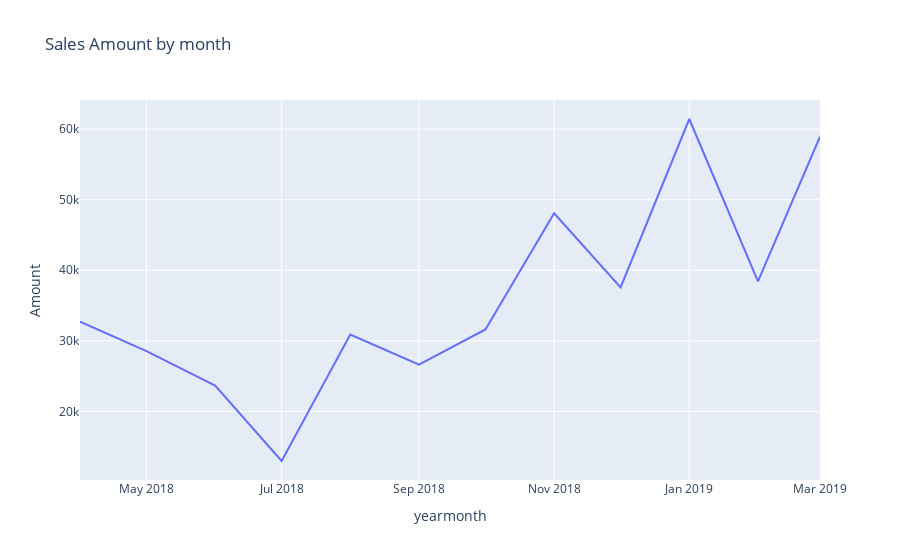

Notebook code for this chart:
### Code cell
df2 = data.groupby('yearmonth').agg({'Amount': 'sum'}).reset_index()
fig2 = px.line(df2, x='yearmonth', y='Amount', title='Sales Amount by month',)
fig2.show()

### Figure 1 — Plotly figure (JSON) as saved in the notebook; plotly's stock layout.template omitted (floating-point values rounded to 4 significant figures)
{"data": [{"hovertemplate": "yearmonth=%{x}<br>Amount=%{y}<extra></extra>", "legendgroup": "", "line": {"color": "#636efa", "dash": "solid"}, "marker": {"symbol": "circle"}, "mode": "lines", "name": "", "orientation": "v", "showlegend": false, "type": "scatter", "x": ["2018-04", "2018-05", "2018-06", "2018-07", "2018-08", "2018-09", "2018-10", "2018-11", "2018-12", "2019-01", "2019-02", "2019-03"], "xaxis": "x", "y": [32726, 28545, 23658, 12966, 30899, 26628, 31615, 48086, 37579, 61439, 38424, 58937], "yaxis": "y"}], "layout": {"legend": {"tracegroupgap": 0}, "title": {"text": "Sales Amount by month"}, "xaxis": {"anchor": "y", "domain": [0, 1], "title": {"text": "yearmonth"}}, "yaxis": {"anchor": "x", "domain": [0, 1], "title": {"text": "Amount"}}}}
